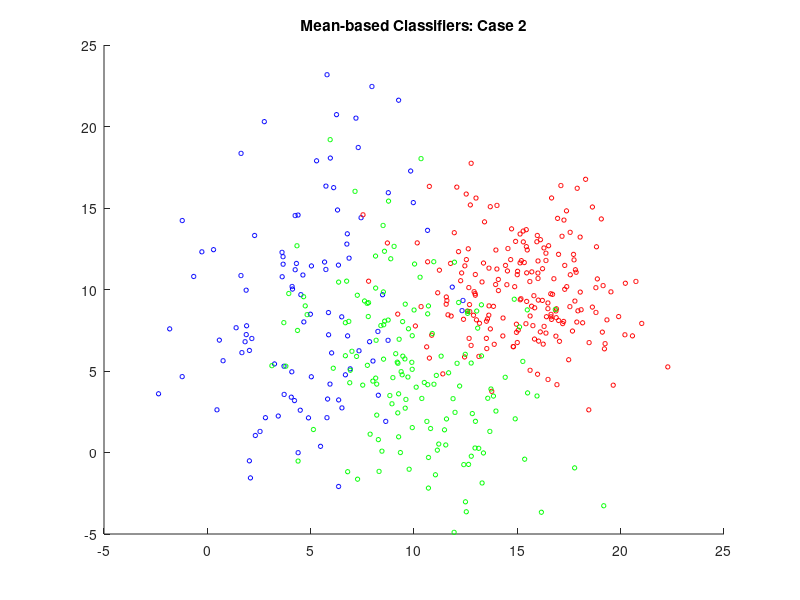

MATLAB code to generate this figure: (Note: this script raises an error after producing the figure.)
clear all;
close all;

MU1 = [5 10];
SIGMA1 = [8 4; 4 40];
MU2 = [15 10];
SIGMA2 = [8 0; 0 8];
MU3 = [10 5];
SIGMA3 = [10 -5; -5 20];

R3 = chol(SIGMA1);
R4 = chol(SIGMA2);
R5 = chol(SIGMA3);

X1 = repmat(MU1,100,1) + randn(100,2)*R3;
X2 = repmat(MU2,200,1) + randn(200,2)*R4;
X3 = repmat(MU3,150,1) + randn(150,2)*R5;

SIGMA1 = cov(X1);
SIGMA2 = cov(X2);
SIGMA3 = cov(X3);

range1 = [-5:0.1:20]
range2 = [-5:0.1:20]

figure;
title('Mean-based Classifiers: Case 2');
hold on;

scatter(X1(:,1), X1(:,2), 10, 'b');
scatter(X2(:,1), X2(:,2), 10, 'r');
scatter(X3(:,1), X3(:,2), 10, 'g');

[c_vectors, c_values] = eigs(SIGMA1);
[d_vectors, d_values] = eigs(SIGMA2);
[e_vectors, e_values] = eigs(SIGMA3);

map_1 = MAP([MU1; MU2; MU3], range1, range2, cat(3, SIGMA1, SIGMA2, SIGMA3), [2/9 4/9 1/3]);
contour(range1, range2, map_1', 2, 'r');
hold on;
micd_1 = MICD([MU1; MU2; MU3], range1, range2, cat(3, SIGMA1, SIGMA2, SIGMA3));
contour(range1, range2, micd_1', 2, 'b');
hold on;
med_1 = MED([MU1; MU2; MU3], range1, range2);
contour(range1, range2, med_1', 2, 'g');
hold on;
legend('Class C', 'Class D', ' Class E', 'MAP', 'MICD', 'MED');
hold on;

c_theta = atan2(c_vectors(2,1), c_vectors(1,1));
plot_ellipse(MU1(1), MU1(2), c_theta, sqrt(c_values(1,1)), sqrt(c_values(2,2)));

d_theta = atan2(d_vectors(2,1), d_vectors(1,1));
plot_ellipse(MU2(1), MU2(2), d_theta, sqrt(d_values(1,1)),sqrt(d_values(2,2)));

e_theta = atan2(e_vectors(2,1), e_vectors(1,1));
plot_ellipse(MU3(1), MU3(2), e_theta, sqrt(e_values(1,1)),sqrt(e_values(2,2)));